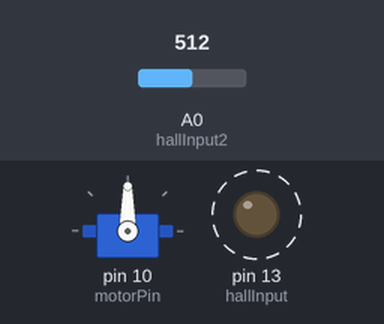
Simulated run of this sketch. Board: Arduino Uno, built with avr-gcc and run on an emulated ATmega328P. Parts: servo, output pins drawn as LEDs (lit = HIGH). Dashed ring = blinking. Inputs (shaded band) come from the test bench; at power-on: A0 (hallInput2) = 512. What the sketch prints to the serial monitor is not drawn.

Above: at 1.25 s.
1.3 s: A0 (hallInput2) set to 0
At 1.45 s:
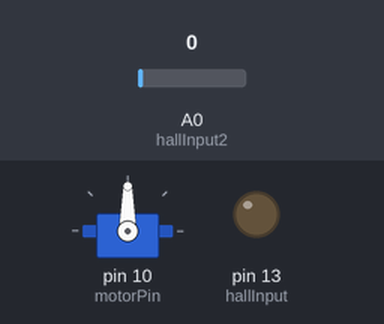
At 1.9 s:
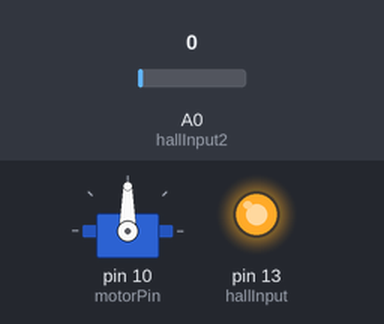
4.3 s: A0 (hallInput2) set to 110
Timing chart, 0 to 13.3 s (numbered marks = the images above; inputs shaded):
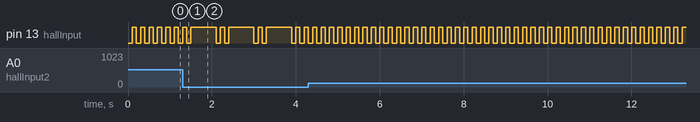

Measured:
- by itself, pin 13 (hallInput): alternates HIGH for 0.10 s and LOW for 0.10 s

The sketch:

hall_sensor.ino
```cpp
#include <Servo.h>


Servo myMotor;
int motorPin = 10;
int maxSpeed = 100;
int minSpeed = 102; // lowest to start going forward
int stopSpeed = 90;
int reverseSpeed = 78;
int fullReverse = 0;
int currentSpeed = stopSpeed;
int slowDown = 1; // how much to slow down when turning
int lastSpeed = 0; // checks to make sure current speed isnt being rewritten

unsigned long lastMillis = 0;
int hallDelay = 100;
int hallInput = 13; // hall output to power
int hallInput2 = A0; // hall input to read sensor
int maxDelay = 300; // max to wait

void setup()
{
  pinMode(hallInput,OUTPUT);


  Serial.begin(9600);
  myMotor.attach(motorPin);
  myMotor.write(stopSpeed);
}
void loop()
{
 hallSensor();
}

void hallSensor()
{
  digitalWrite(hallInput,LOW);
  delay(hallDelay);
  digitalWrite(hallInput,HIGH);
  delay(hallDelay);
  int sensorValue = analogRead(hallInput2);
  while(sensorValue == 0 && millis() < maxDelay)
  {
    sensorValue = analogRead(hallInput2);
  }
  unsigned long mill = millis() + 2*hallDelay;

  digitalWrite(hallInput,LOW);
  delay(hallDelay);
  digitalWrite(hallInput,HIGH);
  delay(hallDelay);
  sensorValue = analogRead(hallInput2);
  while(sensorValue == 0 && millis() < maxDelay + mill + 2*hallDelay)
  {
    sensorValue = analogRead(hallInput2);

  }
  unsigned long mill2 = millis();
  lastMillis = mill2 - mill;
  Serial.println(lastMillis);
  Serial.println();

} // void hallSensor
```
